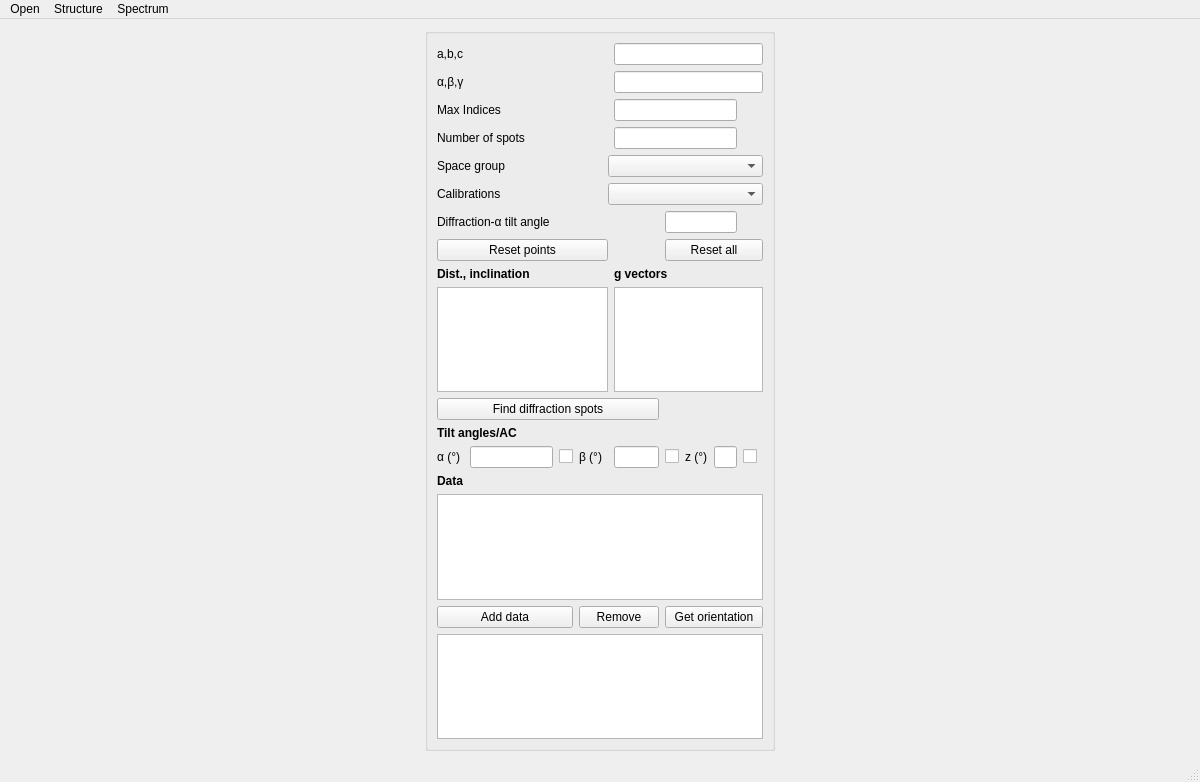
<?xml version="1.0" encoding="UTF-8"?>
<ui version="4.0">
 <class>Diffraction</class>
 <widget class="QMainWindow" name="Diffraction">
  <property name="geometry">
   <rect>
    <x>0</x>
    <y>0</y>
    <width>1200</width>
    <height>782</height>
   </rect>
  </property>
  <property name="windowTitle">
   <string>Diffraction pattern</string>
  </property>
  <widget class="QWidget" name="centralwidget">
   <layout class="QGridLayout" name="gridLayout_2">
    <item row="0" column="0">
     <layout class="QGridLayout" name="mplvl"/>
    </item>
    <item row="0" column="1">
     <widget class="QGroupBox" name="groupBox">
      <property name="maximumSize">
       <size>
        <width>350</width>
        <height>16777215</height>
       </size>
      </property>
      <property name="title">
       <string/>
      </property>
      <layout class="QGridLayout" name="gridLayout">
       <item row="12" column="2">
        <widget class="QCheckBox" name="alpha_signBox">
         <property name="text">
          <string/>
         </property>
        </widget>
       </item>
       <item row="7" column="0" colspan="5">
        <widget class="QPushButton" name="Button_reset">
         <property name="text">
          <string>Reset points</string>
         </property>
        </widget>
       </item>
       <item row="5" column="0" colspan="2">
        <widget class="QLabel" name="Calib_label">
         <property name="text">
          <string>Calibrations</string>
         </property>
        </widget>
       </item>
       <item row="15" column="0" colspan="2">
        <widget class="QLabel" name="label_4">
         <property name="text">
          <string>&lt;html&gt;&lt;head/&gt;&lt;body&gt;&lt;p&gt;&lt;span style=&quot; font-weight:600;&quot;&gt;Data&lt;/span&gt;&lt;/p&gt;&lt;/body&gt;&lt;/html&gt;</string>
         </property>
        </widget>
       </item>
       <item row="12" column="0">
        <widget class="QLabel" name="alpha_label_2">
         <property name="text">
          <string>α (°)</string>
         </property>
        </widget>
       </item>
       <item row="8" column="5" colspan="4">
        <widget class="QLabel" name="label_2">
         <property name="text">
          <string>&lt;html&gt;&lt;head/&gt;&lt;body&gt;&lt;p&gt;&lt;span style=&quot; font-weight:600;&quot;&gt;g vectors&lt;/span&gt;&lt;/p&gt;&lt;/body&gt;&lt;/html&gt;</string>
         </property>
        </widget>
       </item>
       <item row="1" column="0">
        <widget class="QLabel" name="alpha_label">
         <property name="text">
          <string>&lt;html&gt;&lt;head/&gt;&lt;body&gt;&lt;p&gt;α,β,γ&lt;/p&gt;&lt;/body&gt;&lt;/html&gt;</string>
         </property>
        </widget>
       </item>
       <item row="0" column="0">
        <widget class="QLabel" name="abc_label">
         <property name="text">
          <string>a,b,c</string>
         </property>
        </widget>
       </item>
       <item row="3" column="5" colspan="4">
        <widget class="QLineEdit" name="n_entry"/>
       </item>
       <item row="2" column="0" colspan="2">
        <widget class="QLabel" name="indice_label">
         <property name="text">
          <string>Max Indices</string>
         </property>
        </widget>
       </item>
       <item row="17" column="6" colspan="5">
        <widget class="QPushButton" name="orientation_button">
         <property name="text">
          <string>Get orientation</string>
         </property>
        </widget>
       </item>
       <item row="4" column="0" colspan="3">
        <widget class="QLabel" name="space_group_label">
         <property name="text">
          <string>Space group</string>
         </property>
        </widget>
       </item>
       <item row="11" column="0" colspan="5">
        <widget class="QLabel" name="label_3">
         <property name="text">
          <string>&lt;html&gt;&lt;head/&gt;&lt;body&gt;&lt;p&gt;&lt;span style=&quot; font-weight:600;&quot;&gt;Tilt angles/AC&lt;/span&gt;&lt;/p&gt;&lt;/body&gt;&lt;/html&gt;</string>
         </property>
        </widget>
       </item>
       <item row="19" column="0" colspan="11">
        <widget class="QListWidget" name="euler_listbox"/>
       </item>
       <item row="7" column="6" colspan="5">
        <widget class="QPushButton" name="Button_reset_all">
         <property name="text">
          <string>Reset all</string>
         </property>
        </widget>
       </item>
       <item row="16" column="0" colspan="11">
        <widget class="QListWidget" name="diff_spot_Listbox"/>
       </item>
       <item row="0" column="5" colspan="6">
        <widget class="QLineEdit" name="abc_entry"/>
       </item>
       <item row="12" column="5">
        <widget class="QLineEdit" name="tilt_b_entry"/>
       </item>
       <item row="6" column="0" colspan="6">
        <widget class="QLabel" name="tilt_axis_angle_label">
         <property name="text">
          <string>Diffraction-α tilt angle</string>
         </property>
        </widget>
       </item>
       <item row="9" column="0" colspan="5">
        <widget class="QListWidget" name="ListBox_d_2"/>
       </item>
       <item row="8" column="0" colspan="5">
        <widget class="QLabel" name="label">
         <property name="text">
          <string>&lt;html&gt;&lt;head/&gt;&lt;body&gt;&lt;p&gt;&lt;span style=&quot; font-weight:600;&quot;&gt;Dist., inclination&lt;/span&gt;&lt;/p&gt;&lt;/body&gt;&lt;/html&gt;</string>
         </property>
        </widget>
       </item>
       <item row="12" column="1">
        <widget class="QLineEdit" name="tilt_a_entry"/>
       </item>
       <item row="10" column="0" colspan="6">
        <widget class="QPushButton" name="distance_button">
         <property name="text">
          <string>Find diffraction spots</string>
         </property>
        </widget>
       </item>
       <item row="4" column="4" colspan="7">
        <widget class="QComboBox" name="SpaceGroup_box"/>
       </item>
       <item row="2" column="5" colspan="4">
        <widget class="QLineEdit" name="indice_entry"/>
       </item>
       <item row="9" column="5" colspan="6">
        <widget class="QListWidget" name="ListBox_theo"/>
       </item>
       <item row="12" column="3">
        <widget class="QLabel" name="beta_label">
         <property name="text">
          <string>β (°)</string>
         </property>
        </widget>
       </item>
       <item row="12" column="6">
        <widget class="QCheckBox" name="beta_signBox">
         <property name="text">
          <string/>
         </property>
        </widget>
       </item>
       <item row="6" column="6" colspan="3">
        <widget class="QLineEdit" name="tilt_axis_angle_entry"/>
       </item>
       <item row="17" column="0" colspan="3">
        <widget class="QPushButton" name="add_spot_button">
         <property name="text">
          <string>Add data</string>
         </property>
        </widget>
       </item>
       <item row="3" column="0" colspan="5">
        <widget class="QLabel" name="n_label">
         <property name="text">
          <string>Number of spots</string>
         </property>
        </widget>
       </item>
       <item row="5" column="4" colspan="7">
        <widget class="QComboBox" name="Calib_box"/>
       </item>
       <item row="1" column="5" colspan="6">
        <widget class="QLineEdit" name="alphabetagamma_entry"/>
       </item>
       <item row="12" column="7">
        <widget class="QLabel" name="z_label">
         <property name="text">
          <string>z (°)</string>
         </property>
        </widget>
       </item>
       <item row="12" column="8">
        <widget class="QLineEdit" name="tilt_z_entry"/>
       </item>
       <item row="12" column="9">
        <widget class="QCheckBox" name="theta_signBox">
         <property name="text">
          <string/>
         </property>
        </widget>
       </item>
       <item row="17" column="3" colspan="3">
        <widget class="QPushButton" name="remove_spot_button">
         <property name="text">
          <string>Remove</string>
         </property>
        </widget>
       </item>
      </layout>
      <zorder>abc_label</zorder>
      <zorder>indice_label</zorder>
      <zorder>n_label</zorder>
      <zorder>space_group_label</zorder>
      <zorder>Calib_label</zorder>
      <zorder>Button_reset</zorder>
      <zorder>label</zorder>
      <zorder>distance_button</zorder>
      <zorder>label_3</zorder>
      <zorder>diff_spot_Listbox</zorder>
      <zorder>add_spot_button</zorder>
      <zorder>ListBox_d_2</zorder>
      <zorder>euler_listbox</zorder>
      <zorder>alpha_label_2</zorder>
      <zorder>tilt_a_entry</zorder>
      <zorder>alpha_signBox</zorder>
      <zorder>label_4</zorder>
      <zorder>tilt_b_entry</zorder>
      <zorder>beta_signBox</zorder>
      <zorder>remove_spot_button</zorder>
      <zorder>orientation_button</zorder>
      <zorder>SpaceGroup_box</zorder>
      <zorder>Calib_box</zorder>
      <zorder>n_entry</zorder>
      <zorder>indice_entry</zorder>
      <zorder>tilt_axis_angle_entry</zorder>
      <zorder>tilt_axis_angle_label</zorder>
      <zorder>ListBox_theo</zorder>
      <zorder>alpha_label</zorder>
      <zorder>alphabetagamma_entry</zorder>
      <zorder>abc_entry</zorder>
      <zorder>Button_reset_all</zorder>
      <zorder>label_2</zorder>
      <zorder>beta_label</zorder>
      <zorder>z_label</zorder>
      <zorder>tilt_z_entry</zorder>
      <zorder>theta_signBox</zorder>
     </widget>
    </item>
   </layout>
  </widget>
  <widget class="QMenuBar" name="menubar">
   <property name="geometry">
    <rect>
     <x>0</x>
     <y>0</y>
     <width>1200</width>
     <height>23</height>
    </rect>
   </property>
   <widget class="QMenu" name="menuSave">
    <property name="title">
     <string>Open</string>
    </property>
    <addaction name="actionSave_figure"/>
   </widget>
   <widget class="QMenu" name="menuStructure">
    <property name="title">
     <string>Structure</string>
    </property>
   </widget>
   <widget class="QMenu" name="menuSpectrum">
    <property name="title">
     <string>Spectrum</string>
    </property>
    <addaction name="actionCalculate_spectrum"/>
   </widget>
   <addaction name="menuSave"/>
   <addaction name="menuStructure"/>
   <addaction name="menuSpectrum"/>
  </widget>
  <widget class="QStatusBar" name="statusbar"/>
  <action name="actionSave_figure">
   <property name="text">
    <string>Open image</string>
   </property>
  </action>
  <action name="actionCalculate_Schmid_factor">
   <property name="text">
    <string>calculate Schmid factor</string>
   </property>
  </action>
  <action name="actionCalculate_spectrum">
   <property name="text">
    <string>Plot spectrum</string>
   </property>
  </action>
 </widget>
 <tabstops>
  <tabstop>abc_entry</tabstop>
  <tabstop>alphabetagamma_entry</tabstop>
  <tabstop>indice_entry</tabstop>
  <tabstop>n_entry</tabstop>
  <tabstop>SpaceGroup_box</tabstop>
  <tabstop>Calib_box</tabstop>
  <tabstop>tilt_axis_angle_entry</tabstop>
  <tabstop>Button_reset</tabstop>
  <tabstop>Button_reset_all</tabstop>
  <tabstop>ListBox_d_2</tabstop>
  <tabstop>ListBox_theo</tabstop>
  <tabstop>distance_button</tabstop>
  <tabstop>tilt_a_entry</tabstop>
  <tabstop>alpha_signBox</tabstop>
  <tabstop>tilt_b_entry</tabstop>
  <tabstop>beta_signBox</tabstop>
  <tabstop>tilt_z_entry</tabstop>
  <tabstop>theta_signBox</tabstop>
  <tabstop>diff_spot_Listbox</tabstop>
  <tabstop>add_spot_button</tabstop>
  <tabstop>remove_spot_button</tabstop>
  <tabstop>orientation_button</tabstop>
  <tabstop>euler_listbox</tabstop>
 </tabstops>
 <resources/>
 <connections/>
 <slots>
  <slot>plot()</slot>
 </slots>
</ui>
